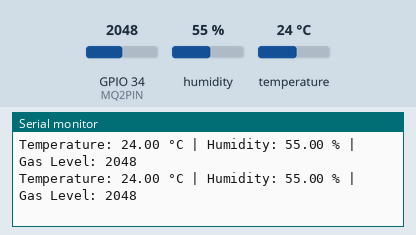
The sketch below on a simulated ESP32. Shown: the last lines printed to the serial monitor. Inputs (shaded band) come from the test bench; at power-on: humidity 55 %, GPIO 34 (MQ2PIN) = 2048, temperature 24 °C.

Above: at 2.8 s.
2.9 s: humidity set to 22 %
At 5.3 s:
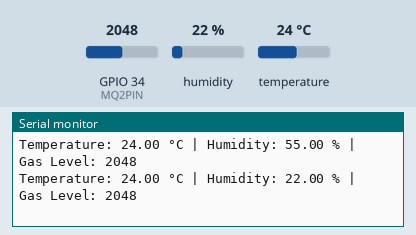
5.6 s: GPIO 34 (MQ2PIN) set to 2866
At 6.5 s:
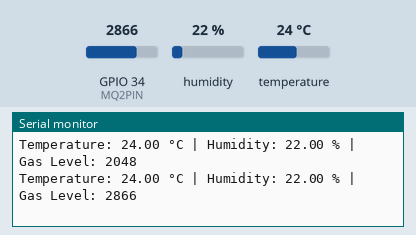
8.3 s: temperature set to 12 °C
At 10.8 s:
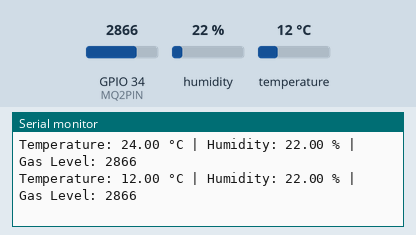
11.0 s: GPIO 34 (MQ2PIN) set to 3603
At 12.5 s:
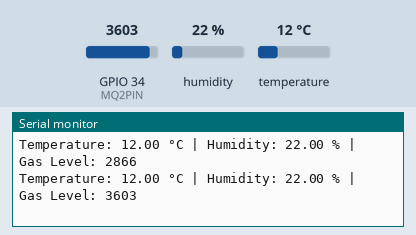
13.7 s: humidity set to 40 %
At 14.9 s:
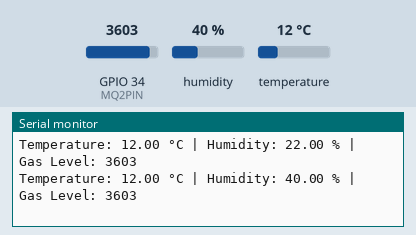
Timing chart, 0 to 16.7 s (numbered marks = the images above; inputs shaded):
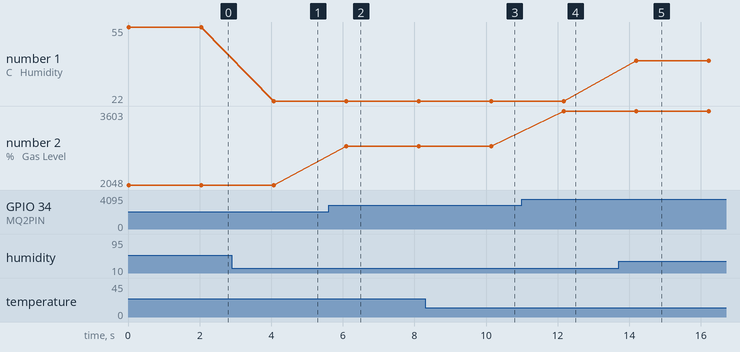

The sketch:

esp32_testCode.ino
```cpp
#include <DHT.h>

#define DHTPIN 4
#define DHTTYPE DHT11
#define MQ2PIN 34

DHT dht(DHTPIN, DHTTYPE);

void setup() {
  Serial.begin(115200);
  dht.begin();
}

void loop() {
  float humidity = dht.readHumidity();
  float temperature = dht.readTemperature();
  int gasValue = analogRead(MQ2PIN);

  if (isnan(humidity) || isnan(temperature)) {
    Serial.println("Failed to read from DHT sensor");
    return;
  }

  Serial.print("Temperature: ");
  Serial.print(temperature);
  Serial.print(" °C | Humidity: ");
  Serial.print(humidity);
  Serial.print(" % | Gas Level: ");
  Serial.println(gasValue);

  delay(2000);
}
```

Measured:
- after the input at 2.9 s, the serial monitor: prints a new line after 1.2 s (image 1)
- after the input at 5.6 s, the serial monitor: prints a new line after 0.49 s (image 2)
- after the input at 8.3 s, the serial monitor: prints a new line after 1.8 s (image 3)
- after the input at 11.0 s, the serial monitor: prints a new line after 1.2 s (image 4)
- after the input at 13.7 s, the serial monitor: prints a new line after 0.49 s (image 5)
- plotted number 1: 55 → 22 after the input at 2.9 s, 22 → 40 after the input at 13.7 s
- plotted number 2: 2048 → 2866 after the input at 5.6 s, 2866 → 3603 after the input at 11.0 s
